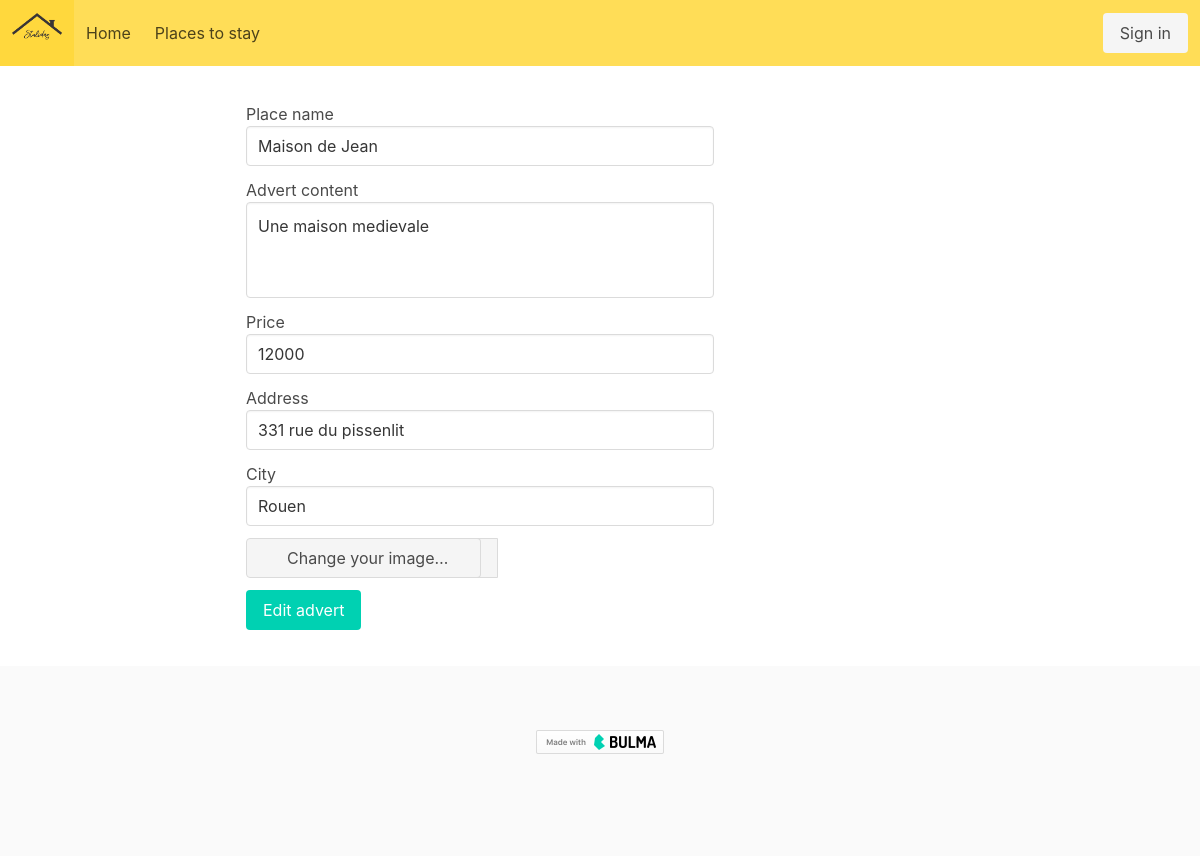
/editadverts.php?id=2, run on the app's committed database.
### tables this page shows
CREATE TABLE IF NOT EXISTS `adverts` (
  `ads_id` int(11) NOT NULL AUTO_INCREMENT,
  `ads_title` varchar(255) NOT NULL,
  `ads_content` mediumtext NOT NULL,
  `address` varchar(255) NOT NULL,
  `city` varchar(255) NOT NULL,
  `price` int(11) NOT NULL,
  `images` varchar(255) DEFAULT NULL,
  `user_id` int(11) NOT NULL,
  PRIMARY KEY (`ads_id`),
  KEY `user_fk` (`user_id`)
);

### editadverts.php (the view, shortened to what this page needs)
<?php
require 'includes/header.php';
$id = $_GET['id'];
$sql1 = "SELECT * FROM adverts WHERE ads_id = {$id}";
$res1 = $conn->query($sql1);
$place = $res1->fetch(PDO::FETCH_ASSOC);
?>
<div class="container" style="margin:3% 0%">
    <div class="columns is-centered">
        <div class="column is-half">
            <form action="process.php" method="POST" enctype="multipart/form-data">
                <div class="field">
                    <label for="InputName">Place name</label>
                    <div class="control">
                        <input type="text" class="input" id="InputName"
                            value="<?php echo $place['ads_title']; ?>"
                            name="ads_title" required>
                    </div>
                </div>
                <div class="field">
                    <label for="InputDescription">Advert content</label>
                    <div class="control">
                        <textarea class="textarea" style="resize:none" id="InputDescription" rows="3" name="ads_content"
                            required><?php echo $place['ads_content']; ?></textarea>
                    </div>
                </div>
                <div class="field">
                    <label for="InputPrice">Price</label>
                    <div class="control">
                        <input type="number" max="999999" class="input" id="InputPrice"
                            value="<?php echo $place['price']; ?>"
                            name="price" required>
                    </div>
                </div>
                <div class="field">
                    <label for="InputAddress">Address</label>
                    <div class="control">
                        <input type="text" class="input" id="InputAddress"
                            value="<?php echo $place['address']; ?>"
                            name="address" required>
                    </div>
                </div>
                <div class="field">
                    <label for="InputCity">City</label>
                    <div class="control">
                        <input type="text" class="input" id="InputCity"
                            value="<?php echo $place['city']; ?>"
                            name="city" required>
                    </div>
                </div>
                <div class="file has-name field">
                    <label class="file-label">
                        <span class="file-cta">
                            <span class="file-icon">
                            </span>
                            <span class="file-label">
                                Change your image…
                            </span>
                            <span class="file-name">
                            </span>
                        </span>
                    </label>
                </div>
                <button type="submit" class="button is-primary" name="advert_edit">Edit advert</button>
            </form>
        </div>
    </div>
</div>
<?php
require 'includes/footer.php';

### data on the page
adverts: ads_title "Maison de Jean", ads_content "Une maison medievale", price "12000", address "331 rue du pissenlit", city "Rouen"
